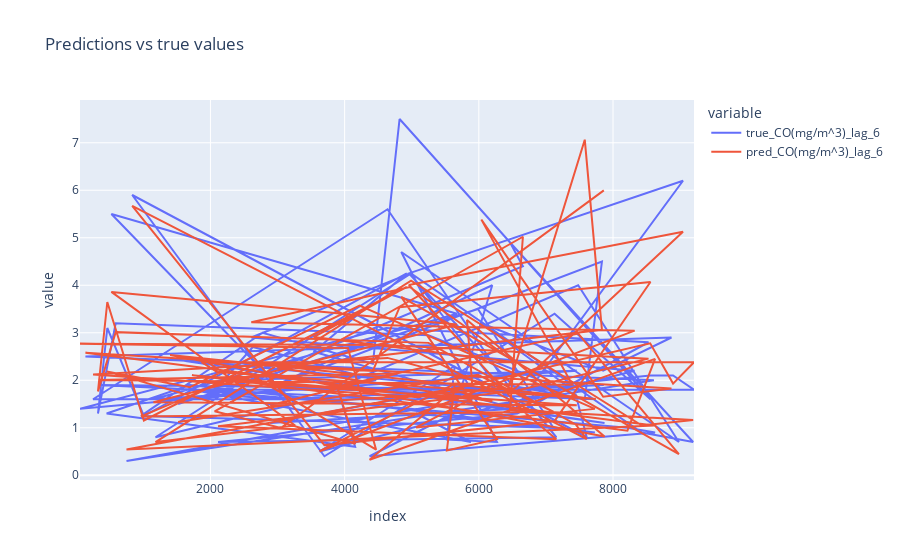

Notebook code cell kept with this figure:
### Code cell
# plot predictions
fig = px.line(y_compare.iloc[:100][["true_CO(mg/m^3)_lag_6", "pred_CO(mg/m^3)_lag_6"]], title='Predictions vs true values')
fig.show()
